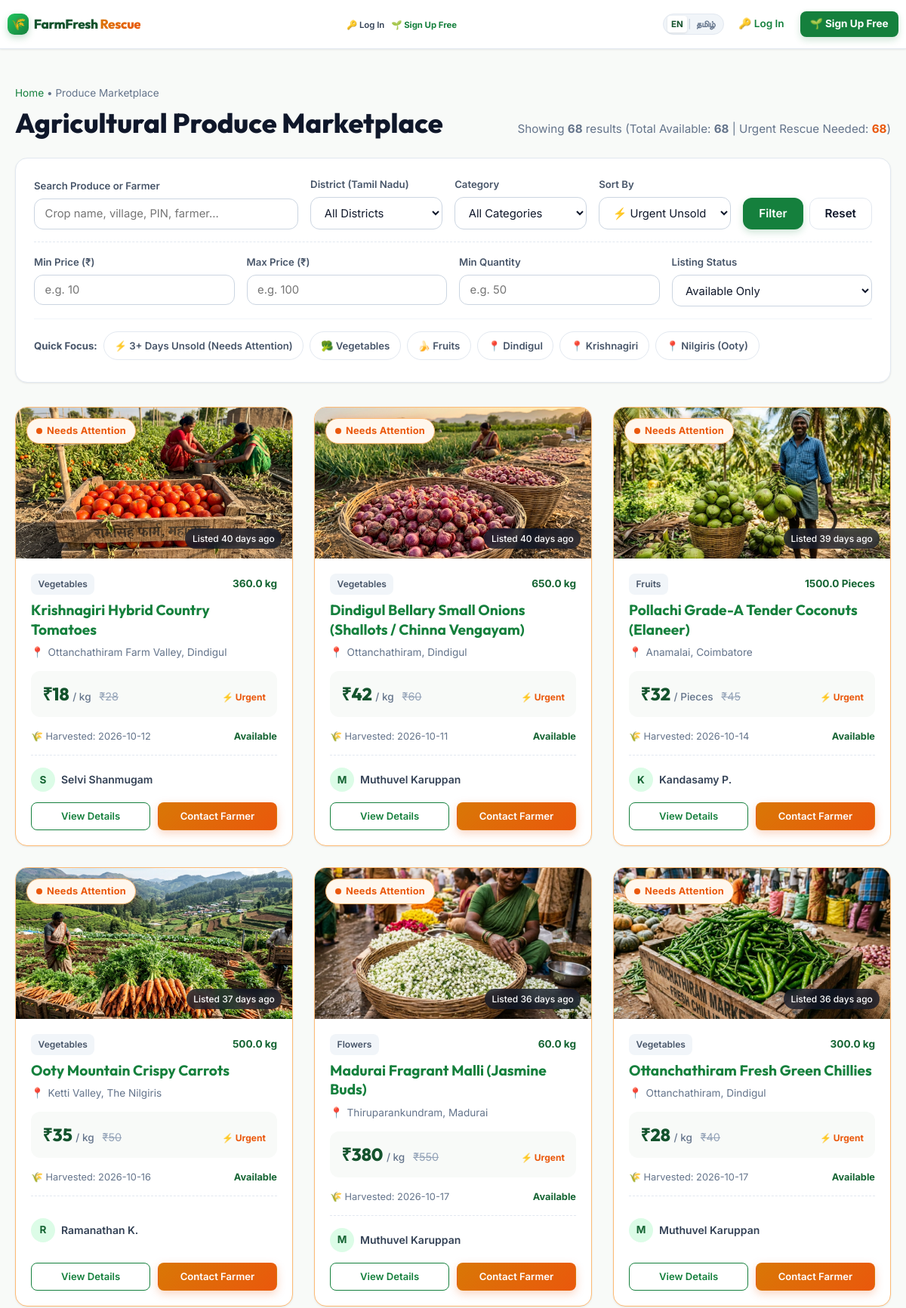
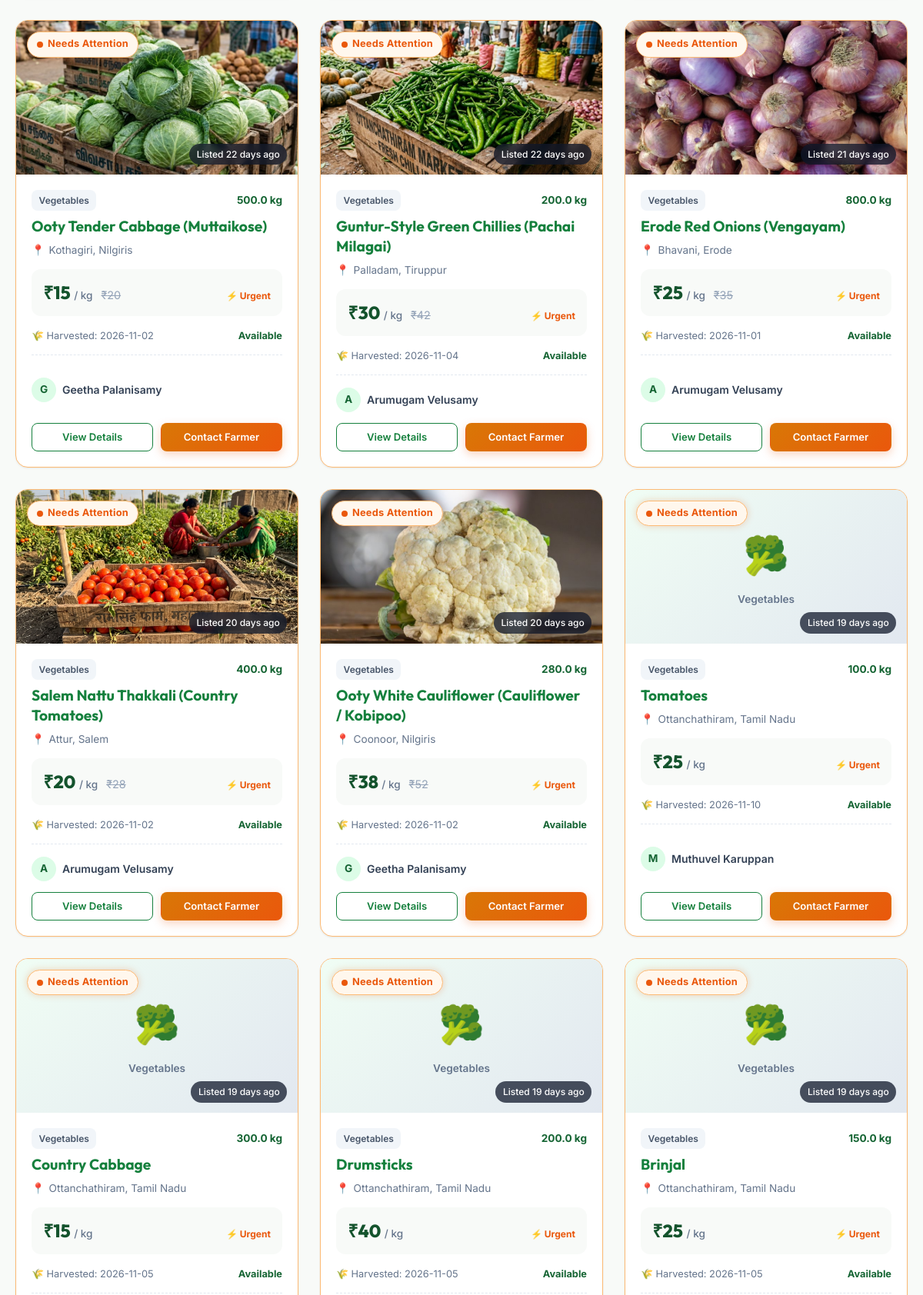
The page /listings (upper part) on the database its author committed (2 pictures, top to bottom).
### tables this page shows
CREATE TABLE listings (
        id INTEGER PRIMARY KEY AUTOINCREMENT,
        farmer_id INTEGER NOT NULL,
        crop_name TEXT NOT NULL,
        category TEXT NOT NULL DEFAULT 'Vegetables',
        photo TEXT,
        quantity REAL NOT NULL,
        unit TEXT NOT NULL,
        price_per_unit REAL NOT NULL,
        original_price REAL,
        harvest_date DATE NOT NULL,
        village_town TEXT NOT NULL,
        district TEXT NOT NULL,
        pin_code TEXT NOT NULL,
        farmer_name TEXT NOT NULL,
        farmer_phone TEXT NOT NULL,
        whatsapp_number TEXT,
        description TEXT,
        status TEXT NOT NULL DEFAULT 'Available' CHECK(status IN ('Available', 'Sold', 'Inactive')),
        created_at TIMESTAMP DEFAULT CURRENT_TIMESTAMP,
        updated_at TIMESTAMP DEFAULT CURRENT_TIMESTAMP, state TEXT NOT NULL DEFAULT 'Tamil Nadu', estimated_freshness_date DATE, urgency_level TEXT NOT NULL DEFAULT 'Normal', rescued_from_waste INTEGER DEFAULT 0, storage_condition TEXT DEFAULT 'Ambient / Room Temperature', freshness_score REAL DEFAULT 85, freshness_grade TEXT DEFAULT 'Fresh', quality_grade TEXT DEFAULT 'Grade A', quality_confidence REAL DEFAULT 90, quality_analysis TEXT, suggested_price REAL, latitude REAL, longitude REAL, reserved_quantity REAL DEFAULT 0, shelf_life_days INTEGER DEFAULT 7, qr_code_token TEXT, additional_photos TEXT, expiry_date DATE, rescue_price REAL,
        FOREIGN KEY (farmer_id) REFERENCES users(id) ON DELETE CASCADE
    );

### app.py (the view, shortened to what this page needs)
@app.route('/listings')
def browse_listings():
    conn = get_db()
    cursor = conn.cursor()
    search_q = request.args.get('q', '').strip()
    category = request.args.get('category', '').strip()
    district = request.args.get('district', '').strip()
    village = request.args.get('village', '').strip()
    min_price = request.args.get('min_price', '').strip()
    max_price = request.args.get('max_price', '').strip()
    min_qty = request.args.get('min_qty', '').strip()
    max_qty = request.args.get('max_qty', '').strip()
    urgency = request.args.get('urgency', '').strip()  # 'urgent_only'
    status_filter = request.args.get('status', 'Available').strip()
    sort_by = request.args.get('sort', 'urgent').strip()
    query = "SELECT * FROM listings WHERE 1=1"
    params = []
    if status_filter and status_filter != 'All':
        query += " AND status = ?"
        params.append(status_filter)
    if category:
        query += " AND category = ?"
        params.append(category)
    if district:
        query += " AND district = ?"
        params.append(district)
    if village:
        query += " AND village_town LIKE ?"
        params.append(f"%{village}%")
    if min_price:
        try:
            query += " AND price_per_unit >= ?"
            params.append(float(min_price))
        except ValueError:
            pass
    if max_price:
        try:
            query += " AND price_per_unit <= ?"
            params.append(float(max_price))
        except ValueError:
            pass
    if min_qty:
        try:
            query += " AND quantity >= ?"
            params.append(float(min_qty))
        except ValueError:
            pass
    if max_qty:
        try:
            query += " AND quantity <= ?"
            params.append(float(max_qty))
        except ValueError:
            pass
    if urgency == 'urgent_only':
        query += " AND status = 'Available' AND ((julianday('now') - julianday(created_at)) >= 3 OR urgency_level = 'Urgent Sale')"
    if sort_by == 'price_low':
        query += " ORDER BY price_per_unit ASC"
    elif sort_by == 'price_high':
        query += " ORDER BY price_per_unit DESC"
    elif sort_by == 'newest':
        query += " ORDER BY created_at DESC"
    elif sort_by == 'harvest_recent':
        query += " ORDER BY harvest_date DESC"
    elif sort_by == 'urgent':
        query += """ ORDER BY
            (CASE
                WHEN status = 'Available' AND urgency_level = 'Urgent Sale' THEN 0
                WHEN status = 'Available' AND (julianday('now') - julianday(created_at)) >= 3 THEN 1
                ELSE 2
            END), created_at ASC"""
    else:
        query += " ORDER BY created_at DESC"
    cursor.execute(query, params)
    listings = cursor.fetchall()
    cursor.execute("""
        SELECT * FROM listings
        WHERE status = 'Available'
        AND ((julianday('now') - julianday(created_at)) >= 3 OR urgency_level = 'Urgent Sale')
        ORDER BY (CASE WHEN urgency_level = 'Urgent Sale' THEN 0 ELSE 1 END), created_at ASC
        LIMIT 4
    """)
    urgent_spotlight = cursor.fetchall()
    cursor.execute("SELECT COUNT(*) FROM listings WHERE status = 'Available'")
    total_available = cursor.fetchone()[0]
    cursor.execute("""
        SELECT COUNT(*) FROM listings
        WHERE status = 'Available'
        AND ((julianday('now') - julianday(created_at)) >= 3 OR urgency_level = 'Urgent Sale')
    """)
    total_urgent = cursor.fetchone()[0]
    conn.close()
    return render_template(
        'listings.html',
        listings=listings,
        urgent_spotlight=urgent_spotlight,
        search_q=search_q,
        category=category,
        district=district,
        village=village,
        min_price=min_price,
        max_price=max_price,
        min_qty=min_qty,
        max_qty=max_qty,
        urgency=urgency,
        status_filter=status_filter,
        sort_by=sort_by,
        total_available=total_available,
        total_urgent=total_urgent
    )

### templates/listings.html (shortened to what this page needs)
{% extends "base.html" %}
{% block content %}
<div class="container" style="padding-top: 2rem; padding-bottom: 4rem;">
  <div style="margin-bottom: 1.5rem;">
    <div style="font-size: 0.85rem; color: var(--text-muted); margin-bottom: 0.35rem;">
      <a href="{{ url_for('index') }}">Home</a> &bull; Produce Marketplace
    </div>
    <div style="display: flex; align-items: baseline; justify-content: space-between; flex-wrap: wrap; gap: 1rem;">
      <h1 style="font-size: 2.25rem; font-weight: 800;">Agricultural Produce Marketplace</h1>
      <div style="font-size: 0.95rem; color: var(--text-muted);">
        Showing <strong>{{ listings|length }}</strong> results
        (Total Available: <strong>{{ total_available }}</strong> | Urgent Rescue Needed: <strong style="color: var(--urgent-red);">{{ total_urgent }}</strong>)
      </div>
    </div>
  </div>
  <div class="filter-card">
    <form action="{{ url_for('browse_listings') }}" method="GET" id="searchFilterForm">
      <div class="filter-grid">
        <div class="filter-group">
          <label class="filter-label">Search Produce or Farmer</label>
          <input type="text" name="q" value="{{ search_q }}" class="filter-input" placeholder="Crop name, village, PIN, farmer...">
        </div>
        <div class="filter-group">
          <label class="filter-label">District (Tamil Nadu)</label>
          <select name="district" class="filter-select">
            <option value="">All Districts</option>
          </select>
        </div>
        <div class="filter-group">
          <label class="filter-label">Category</label>
          <select name="category" class="filter-select">
            <option value="">All Categories</option>
          </select>
        </div>
        <div class="filter-group">
          <label class="filter-label">Sort By</label>
          <select name="sort" class="filter-select">
            <option value="urgent" {% if sort_by == 'urgent' %}selected{% endif %}>⚡ Urgent Unsold First</option>
          </select>
        </div>
        <div class="filter-btn-group">
          <button type="submit" class="btn btn-primary" style="height: 42px;">Filter</button>
          <a href="{{ url_for('browse_listings') }}" class="btn btn-secondary" style="height: 42px;" title="Reset filters">Reset</a>
        </div>
      </div>
      <div class="filter-secondary-grid">
        <div class="filter-group">
          <label class="filter-label">Min Price (₹)</label>
          <input type="number" name="min_price" value="{{ min_price }}" class="filter-input" placeholder="e.g. 10" min="0">
        </div>
        <div class="filter-group">
          <label class="filter-label">Max Price (₹)</label>
          <input type="number" name="max_price" value="{{ max_price }}" class="filter-input" placeholder="e.g. 100" min="0">
        </div>
        <div class="filter-group">
          <label class="filter-label">Min Quantity</label>
          <input type="number" name="min_qty" value="{{ min_qty }}" class="filter-input" placeholder="e.g. 50" min="0">
        </div>
        <div class="filter-group">
          <label class="filter-label">Listing Status</label>
          <select name="status" class="filter-select">
            <option value="Available" {% if status_filter == 'Available' %}selected{% endif %}>Available Only</option>
          </select>
        </div>
      </div>
      <div class="quick-filter-pills">
        <span style="font-size: 0.825rem; font-weight: 700; color: #475569; align-self: center;">Quick Focus:</span>
        <a href="{{ url_for('browse_listings', urgency='urgent_only') }}" class="pill-btn urgent {% if urgency == 'urgent_only' %}active{% endif %}">
          ⚡ 3+ Days Unsold (Needs Attention)
        </a>
        <a href="{{ url_for('browse_listings', category='Vegetables') }}" class="pill-btn {% if category == 'Vegetables' %}active{% endif %}">
          🥦 Vegetables
        </a>
        <a href="{{ url_for('browse_listings', category='Fruits') }}" class="pill-btn {% if category == 'Fruits' %}active{% endif %}">
          🍌 Fruits
        </a>
        <a href="{{ url_for('browse_listings', district='Dindigul') }}" class="pill-btn {% if district == 'Dindigul' %}active{% endif %}">
          📍 Dindigul
        </a>
        <a href="{{ url_for('browse_listings', district='Krishnagiri') }}" class="pill-btn {% if district == 'Krishnagiri' %}active{% endif %}">
          📍 Krishnagiri
        </a>
        <a href="{{ url_for('browse_listings', district='Nilgiris') }}" class="pill-btn {% if district == 'Nilgiris' %}active{% endif %}">
          📍 Nilgiris (Ooty)
        </a>
      </div>
    </form>
  </div>
  {% if listings %}
    <div class="produce-grid">
      {% for item in listings %}
        {% set is_demo = '[DEMO]' in item['farmer_name'] %}
        <div class="produce-card {% if is_needs_attention(item) %}is-urgent{% endif %} {% if item['status'] == 'Sold' %}is-sold{% endif %}">
          <div class="card-image-wrap">
            <div class="card-floating-badge">
              {% if item['status'] == 'Sold' %}
                <span class="badge-sold">✓ Sold / Rescued</span>
              {% elif is_needs_attention(item) %}
                <span class="badge-urgent"><span class="pulse-dot"></span> Needs Attention</span>
              {% else %}
                <span class="badge-available">● Available</span>
              {% endif %}
            </div>
            {% set days_old, age_label = calculate_listing_age(item['created_at']) %}
            <div class="card-age-tag">Listed {{ age_label }}</div>
            {% if item['photo'] %}
              <img src="{{ url_for('static', filename='uploads/' ~ item['photo']) }}" alt="{{ item['crop_name'] }}" class="card-img" loading="lazy">
            {% else %}
              <div class="card-img-placeholder">
                {% if item['category'] == 'Fruits' %}🥥{% elif item['category'] == 'Flowers' %}🌸{% elif item['category'] == 'Grains & Pulses' %}🌾{% else %}🥦{% endif %}
                <span class="placeholder-text">{{ item['category'] }}</span>
              </div>
            {% endif %}
          </div>
          <div class="card-body">
            <div class="card-meta-top">
              <span class="badge-category">{{ item['category'] }}</span>
              <span style="font-size: 0.85rem; font-weight: 700; color: #166534;">
                {{ item['quantity'] }} {{ item['unit'] }}
              </span>
            </div>
            <h3 class="crop-title">
              <a href="{{ url_for('listing_detail', listing_id=item['id']) }}">{{ item['crop_name'] }}</a>
            </h3>
            <div class="crop-location">
              <span>📍</span>
              <span>{{ item['village_town'] }}, {{ item['district'] }}</span>
            </div>
            <div class="crop-pricing-box">
              <div>
                <span class="price-main">₹{{ "%.0f"|format(item['price_per_unit']) }}</span>
                <span class="price-unit">/ {{ item['unit'] }}</span>
                {% if item['original_price'] and item['original_price'] > item['price_per_unit'] %}
                  <span class="price-original">₹{{ "%.0f"|format(item['original_price']) }}</span>
                {% endif %}
              </div>
              {% if is_needs_attention(item) and item['status'] == 'Available' %}
                <span style="font-size: 0.75rem; color: #ea580c; font-weight: 700;">⚡ Urgent</span>
              {% endif %}
            </div>
            <div class="harvest-info">
              <span>🌾 Harvested: {{ item['harvest_date'] }}</span>
              <span>
                <strong style="color: {% if item['status'] == 'Available' %}#166534{% else %}#64748b{% endif %};">
                  {{ item['status'] }}
                </strong>
              </span>
            </div>
            <div class="card-farmer-info" style="margin-bottom: 0.85rem;">
              <div class="farmer-avatar-name">
                {% set clean_farmer_name = item['farmer_name'].replace('[DEMO] ', '') %}
                <div class="farmer-avatar">{{ clean_farmer_name[0] }}</div>
                <div class="farmer-name">{{ clean_farmer_name }}</div>
              </div>
            </div>
            {% if item['status'] == 'Available' %}
              <div class="card-action-row">
                <a href="{{ url_for('listing_detail', listing_id=item['id']) }}"
                   class="btn btn-sm btn-outline-primary"
                   id="view-details-{{ item['id'] }}"
                   style="flex: 1; text-align: center;">
                  View Details
                </a>
                <a href="{{ url_for('listing_detail', listing_id=item['id']) }}#enquiry-section"
                   class="btn btn-sm {% if is_needs_attention(item) %}btn-accent{% else %}btn-primary{% endif %}"
                   id="contact-farmer-{{ item['id'] }}"
                   style="flex: 1; text-align: center;">
                  Contact Farmer
                </a>
              </div>
            {% else %}
              <a href="{{ url_for('listing_detail', listing_id=item['id']) }}"
                 class="btn btn-sm btn-secondary"
                 style="width:100%; text-align:center;">
                View Details
              </a>
            {% endif %}
          </div>
        </div>
      {% endfor %}
    </div>
  {% endif %}
</div>
{% endblock %}

### rows shown on the page
listings: shows "Needs Attention", age_label "40 days ago", photo (picture), category "Vegetables", quantity "360.0", unit "kg", crop_name "Krishnagiri Hybrid Country Tomatoes", village_town "Ottanchathiram Farm Valley", district "Dindigul", price_per_unit "18", original_price "28", shows "⚡ Urgent", harvest_date "2026-10-12", status "Available", farmer_name "S", farmer_name "Selvi Shanmugam"
listings: shows "Needs Attention", age_label "40 days ago", photo (picture), category "Vegetables", quantity "650.0", unit "kg", crop_name "Dindigul Bellary Small Onions (Shallots / Chinna Vengayam)", village_town "Ottanchathiram", district "Dindigul", price_per_unit "42", original_price "60", shows "⚡ Urgent", harvest_date "2026-10-11", status "Available", farmer_name "M", farmer_name "Muthuvel Karuppan"
listings: shows "Needs Attention", age_label "39 days ago", photo (picture), category "Fruits", quantity "1500.0", unit "Pieces", crop_name "Pollachi Grade-A Tender Coconuts (Elaneer)", village_town "Anamalai", district "Coimbatore", price_per_unit "32", original_price "45", shows "⚡ Urgent", harvest_date "2026-10-14", status "Available", farmer_name "K", farmer_name "Kandasamy P."
listings: shows "Needs Attention", age_label "37 days ago", photo (picture), category "Vegetables", quantity "500.0", unit "kg", crop_name "Ooty Mountain Crispy Carrots", village_town "Ketti Valley", district "The Nilgiris", price_per_unit "35", original_price "50", shows "⚡ Urgent", harvest_date "2026-10-16", status "Available", farmer_name "R", farmer_name "Ramanathan K."
listings: shows "Needs Attention", age_label "36 days ago", photo (picture), category "Flowers", quantity "60.0", unit "kg", crop_name "Madurai Fragrant Malli (Jasmine Buds)", village_town "Thiruparankundram", district "Madurai", price_per_unit "380", original_price "550", shows "⚡ Urgent", harvest_date "2026-10-17", status "Available", farmer_name "M", farmer_name "Muthuvel Karuppan"
listings: shows "Needs Attention", age_label "36 days ago", photo (picture), category "Vegetables", quantity "300.0", unit "kg", crop_name "Ottanchathiram Fresh Green Chillies", village_town "Ottanchathiram", district "Dindigul", price_per_unit "28", original_price "40", shows "⚡ Urgent", harvest_date "2026-10-17", status "Available", farmer_name "M", farmer_name "Muthuvel Karuppan"
listings: shows "Needs Attention", age_label "22 days ago", photo (picture), category "Vegetables", quantity "500.0", unit "kg", crop_name "Ooty Tender Cabbage (Muttaikose)", village_town "Kothagiri", district "Nilgiris", price_per_unit "15", original_price "20", shows "⚡ Urgent", harvest_date "2026-11-02", status "Available", clean_farmer_name "G", clean_farmer_name "Geetha Palanisamy"
listings: shows "Needs Attention", age_label "22 days ago", photo (picture), category "Vegetables", quantity "200.0", unit "kg", crop_name "Guntur-Style Green Chillies (Pachai Milagai)", village_town "Palladam", district "Tiruppur", price_per_unit "30", original_price "42", shows "⚡ Urgent", harvest_date "2026-11-04", status "Available", clean_farmer_name "A", clean_farmer_name "Arumugam Velusamy"
listings: shows "Needs Attention", age_label "21 days ago", photo (picture), category "Vegetables", quantity "800.0", unit "kg", crop_name "Erode Red Onions (Vengayam)", village_town "Bhavani", district "Erode", price_per_unit "25", original_price "35", shows "⚡ Urgent", harvest_date "2026-11-01", status "Available", clean_farmer_name "A", clean_farmer_name "Arumugam Velusamy"
listings: shows "Needs Attention", age_label "20 days ago", photo (picture), category "Vegetables", quantity "400.0", unit "kg", crop_name "Salem Nattu Thakkali (Country Tomatoes)", village_town "Attur", district "Salem", price_per_unit "20", original_price "28", shows "⚡ Urgent", harvest_date "2026-11-02", status "Available", clean_farmer_name "A", clean_farmer_name "Arumugam Velusamy"
listings: shows "Needs Attention", age_label "20 days ago", photo (picture), category "Vegetables", quantity "280.0", unit "kg", crop_name "Ooty White Cauliflower (Cauliflower / Kobipoo)", village_town "Coonoor", district "Nilgiris", price_per_unit "38", original_price "52", shows "⚡ Urgent", harvest_date "2026-11-02", status "Available", clean_farmer_name "G", clean_farmer_name "Geetha Palanisamy"
listings: shows "Needs Attention", age_label "19 days ago", category "Vegetables", quantity "100.0", unit "kg", crop_name "Tomatoes", village_town "Ottanchathiram", district "Tamil Nadu", price_per_unit "25", shows "⚡ Urgent", harvest_date "2026-11-10", status "Available", farmer_name "M", farmer_name "Muthuvel Karuppan"
listings: shows "Needs Attention", age_label "19 days ago", category "Vegetables", quantity "300.0", unit "kg", crop_name "Country Cabbage", village_town "Ottanchathiram", district "Tamil Nadu", price_per_unit "15", shows "⚡ Urgent", harvest_date "2026-11-05", status "Available"
listings: shows "Needs Attention", age_label "19 days ago", category "Vegetables", quantity "200.0", unit "kg", crop_name "Drumsticks", village_town "Ottanchathiram", district "Tamil Nadu", price_per_unit "40", shows "⚡ Urgent", harvest_date "2026-11-05", status "Available"
listings: shows "Needs Attention", age_label "19 days ago", category "Vegetables", quantity "150.0", unit "kg", crop_name "Brinjal", village_town "Ottanchathiram", district "Tamil Nadu", price_per_unit "25", shows "⚡ Urgent", harvest_date "2026-11-05", status "Available"

### other values the page prints
{{ _t('log_in') }} "Log In"
{{ _t('sign_up') }} "Sign Up Free"
{{ listings|length }} "68"
{{ total_available }} "68"
{{ total_urgent }} "68"
